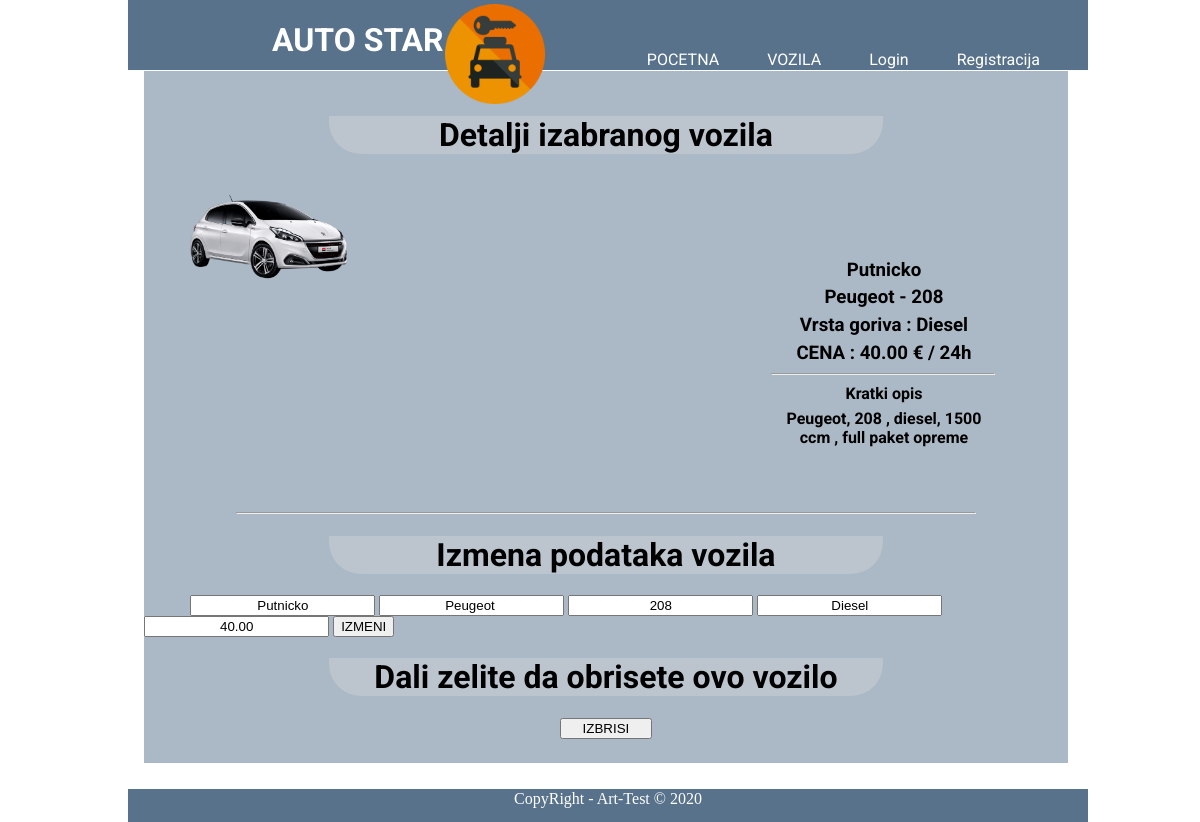
Screenshot of /admin.vozila.detalji.php?id=3 (signed in) with the database file from the repository.
### tables this page shows
CREATE TABLE `vozila` (
  `id_vozila` int(11) NOT NULL,
  `tip_vozila` varchar(255) NOT NULL,
  `proizvodjac` varchar(255) NOT NULL,
  `model` varchar(255) NOT NULL,
  `gorivo` varchar(255) NOT NULL,
  `slika` varchar(255) NOT NULL,
  `cena` decimal(10,2) NOT NULL,
  `opis` text NOT NULL
);

### admin.vozila.detalji.php (the view, shortened to what this page needs)
<?php require 'includes/header.php'; ?>
<?php
require 'config/dbConnect.php';
$sql = "SELECT * FROM vozila WHERE id_vozila = {$_GET['id']}";
$result = mysqli_query($conn,$sql);
while($row = mysqli_fetch_assoc($result)){
  $slika = $row['slika'];
  $tip = $row['tip_vozila'];
  $proizvodjac = $row['proizvodjac'];
  $model = $row['model'];
  $gorivo = $row['gorivo'];
  $cena = $row['cena'];
  $opis = $row['opis'];
}
 ?>
<div class="container" style="padding-top:2%;padding-bottom:2%;margin-bottom:5%;">
  <?php if(isset($_SESSION['admin'])): ?>
<h1 class="login-header" style="width:60%;margin-left:20%;">Detalji izabranog vozila</h1>
<div class="detail-img-div">
<img src="images/<?php echo $slika ?>" alt="image" class="detail-img">
</div>
<div class="detail-input-div">
  <h3 class="detail-input"><?php echo $tip ?></h3>
  <h3 class="detail-input"><?php echo $proizvodjac." - ".$model ?></h3>
  <h3 class="detail-input"><?php echo "Vrsta goriva : ".$gorivo ?></h3>
  <h3 class="detail-input"><?php echo "CENA : ".$cena." € / 24h" ?></h3>
  <hr width=60%>
  <h4 class="detail-input">Kratki opis</h4>
  <h4 class="detail-input"><?php echo $opis?></h4>
</div>
<hr style="margin-top:7%;width:80%;">
<h1 class="login-header" style="width:60%;margin-left:20%;">Izmena podataka vozila</h1>
<form action="admin.vozila.detalji.php" method="post">
  <input type="text" name="tip" value="<?php echo $tip ?>" style="margin-left:5%;text-align:center;">
  <input type="text" name="proizvodjac" value="<?php echo $proizvodjac ?>" style="text-align:center;">
  <input type="text" name="model" value="<?php echo $model ?>" style="text-align:center;">
  <input type="text" name="gorivo" value="<?php echo $gorivo ?>" style="text-align:center;">
  <input type="text" name="cena" value="<?php echo $cena ?>" style="text-align:center;">
  <input type="submit" name="update" value="IZMENI">
</form>
<h1 class="login-header" style="width:60%;margin-left:20%;">Dali zelite da obrisete ovo vozilo</h1>
<form action="admin.vozila.detalji.php" method="post">
  <input type="submit" name="delete" value="IZBRISI" style="width:10%;margin-left:45%;">
</form>
<?php endif ?>
</div>
<?php require 'includes/footer.php'; ?>

### css/style.css (style rules this page uses)
.container { width: 78%; height: 50%; margin-left: 11.5%; margin-top: 6%; background-color: rgba(88, 114, 140,0.5); }
.login-header { text-align: center; font-family: 'Roboto', sans-serif; background-color: rgba(225,225,225,0.3); border-bottom-left-radius: 1em; border-bottom-right-radius: 1em; }
.detail-img-div { width: 50%; height: 350px; margin-left: 1%; margin-top: 1%; margin-bottom: 1%; }
.detail-img { width: 50%; transition: width 0.3s; }
.detail-input-div { width: 40%; margin-left: 60%; margin-top: -30%; }
.detail-input { width: 60%; margin-left: 20%; text-align: center; margin-top: 1%; margin-bottom: 1%; font-family: 'Roboto', sans-serif; border: 1px solid #ABB8C5; border-radius: 0.5em; }

### rows the page displays
vozila: slika (picture), tip_vozila "Putnicko", proizvodjac "Peugeot", model "208", gorivo "Diesel", cena "40.00", opis "Peugeot, 208 , diesel, 1500 ccm , full paket opreme", tip "Putnicko"
